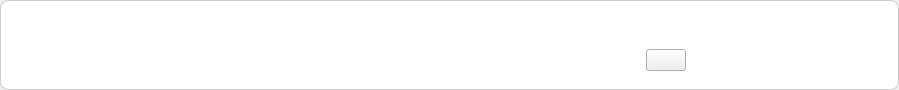
<?xml version="1.0" encoding="UTF-8"?>
<ui version="4.0">
 <class>EnrollmentPendingButton</class>
 <widget class="QWidget" name="EnrollmentPendingButton">
  <property name="geometry">
   <rect>
    <x>0</x>
    <y>0</y>
    <width>899</width>
    <height>90</height>
   </rect>
  </property>
  <property name="sizePolicy">
   <sizepolicy hsizetype="Preferred" vsizetype="Fixed">
    <horstretch>0</horstretch>
    <verstretch>0</verstretch>
   </sizepolicy>
  </property>
  <property name="minimumSize">
   <size>
    <width>0</width>
    <height>90</height>
   </size>
  </property>
  <property name="maximumSize">
   <size>
    <width>16777215</width>
    <height>90</height>
   </size>
  </property>
  <property name="baseSize">
   <size>
    <width>0</width>
    <height>90</height>
   </size>
  </property>
  <property name="windowTitle">
   <string>Form</string>
  </property>
  <property name="styleSheet">
   <string notr="true">#RecruitmentPendingButton {
	border-radius: 8px;
	background-color: #FFFFFF;
}

#widget {
	background-color: #FFFFFF;
	border-radius: 8px;
	border: 1px solid #CCCCCC;
}

#widget:hover {
	background-color: #F8F8F8;
	border: 1px solid #999999;
}

QLabel {
	color: #333333;
}
</string>
  </property>
  <layout class="QVBoxLayout" name="verticalLayout_2">
   <property name="spacing">
    <number>0</number>
   </property>
   <property name="leftMargin">
    <number>0</number>
   </property>
   <property name="topMargin">
    <number>0</number>
   </property>
   <property name="rightMargin">
    <number>0</number>
   </property>
   <property name="bottomMargin">
    <number>0</number>
   </property>
   <item>
    <widget class="QWidget" name="widget" native="true">
     <layout class="QHBoxLayout" name="horizontalLayout">
      <property name="leftMargin">
       <number>20</number>
      </property>
      <property name="topMargin">
       <number>10</number>
      </property>
      <property name="rightMargin">
       <number>20</number>
      </property>
      <property name="bottomMargin">
       <number>10</number>
      </property>
      <item>
       <layout class="QVBoxLayout" name="verticalLayout">
        <item>
         <widget class="QLabel" name="label_org">
          <property name="sizePolicy">
           <sizepolicy hsizetype="Expanding" vsizetype="Preferred">
            <horstretch>0</horstretch>
            <verstretch>0</verstretch>
           </sizepolicy>
          </property>
          <property name="font">
           <font>
            <pointsize>11</pointsize>
            <weight>75</weight>
            <bold>true</bold>
           </font>
          </property>
          <property name="text">
           <string/>
          </property>
         </widget>
        </item>
        <item>
         <widget class="QLabel" name="label_name">
          <property name="sizePolicy">
           <sizepolicy hsizetype="Expanding" vsizetype="Preferred">
            <horstretch>0</horstretch>
            <verstretch>0</verstretch>
           </sizepolicy>
          </property>
          <property name="font">
           <font>
            <pointsize>11</pointsize>
           </font>
          </property>
          <property name="text">
           <string/>
          </property>
         </widget>
        </item>
       </layout>
      </item>
      <item>
       <widget class="QWidget" name="widget_2" native="true">
        <property name="sizePolicy">
         <sizepolicy hsizetype="Minimum" vsizetype="Preferred">
          <horstretch>0</horstretch>
          <verstretch>0</verstretch>
         </sizepolicy>
        </property>
        <layout class="QVBoxLayout" name="verticalLayout_3">
         <item>
          <widget class="QLabel" name="label_status">
           <property name="sizePolicy">
            <sizepolicy hsizetype="Minimum" vsizetype="Preferred">
             <horstretch>0</horstretch>
             <verstretch>0</verstretch>
            </sizepolicy>
           </property>
           <property name="font">
            <font>
             <pointsize>11</pointsize>
             <weight>75</weight>
             <bold>true</bold>
            </font>
           </property>
           <property name="text">
            <string/>
           </property>
           <property name="alignment">
            <set>Qt::AlignCenter</set>
           </property>
          </widget>
         </item>
         <item>
          <layout class="QHBoxLayout" name="horizontalLayout_2">
           <item>
            <spacer name="horizontalSpacer">
             <property name="orientation">
              <enum>Qt::Horizontal</enum>
             </property>
             <property name="sizeHint" stdset="0">
              <size>
               <width>40</width>
               <height>20</height>
              </size>
             </property>
            </spacer>
           </item>
           <item>
            <widget class="QPushButton" name="button_action">
             <property name="text">
              <string/>
             </property>
            </widget>
           </item>
           <item>
            <spacer name="horizontalSpacer_2">
             <property name="orientation">
              <enum>Qt::Horizontal</enum>
             </property>
             <property name="sizeHint" stdset="0">
              <size>
               <width>40</width>
               <height>20</height>
              </size>
             </property>
            </spacer>
           </item>
          </layout>
         </item>
        </layout>
       </widget>
      </item>
     </layout>
    </widget>
   </item>
  </layout>
 </widget>
 <resources/>
 <connections/>
</ui>
